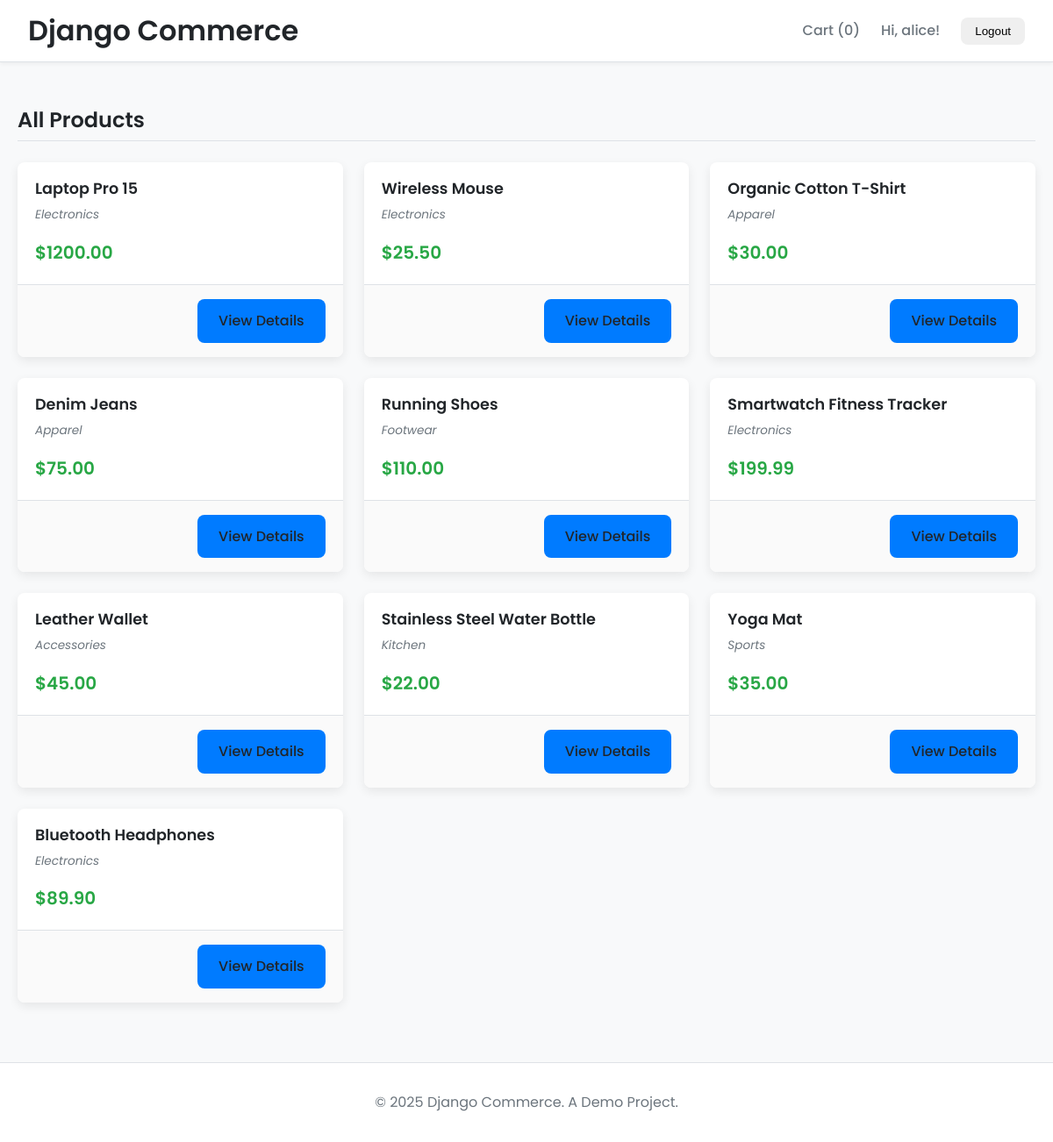
Page / (signed in) on the committed database.
### shop/models.py (models this page shows, shortened)
class Product(models.Model):
    name = models.CharField(max_length=200)
    category = models.CharField(max_length=100)
    price = models.DecimalField(max_digits=10, decimal_places=2)
    tags = models.ManyToManyField(Tag, related_name='products')
    description = models.TextField(blank=True, null=True)
    stock = models.PositiveIntegerField(default=10) # Using PositiveIntegerField for stock
    image = models.ImageField(upload_to='products/', blank=True, null=True)

### shop/views.py (the view)
# urls.py: path('', views.product_list, name='product_list'),
def product_list(request):
    products = Product.objects.all().prefetch_related('tags')
    user_recommendations = []
    if request.user.is_authenticated:
        user_recommendations = recommendations_for_user(request.user, k=4)
    return render(request, 'shop/product_list.html', {'products': products, 'user_recommendations': user_recommendations})

### shop/services.py (called while the page is built)
def cart_context(request):
    return {'cart': Cart(request)}

    def get_total_items(self):
        return sum(item['quantity'] for item in self.cart.values())

### shop/templates/shop/product_list.html (shortened to what this page needs)
{% extends "shop/base.html" %}
{% block content %}
    <h2>All Products</h2>
    <div class="product-grid">
        {% for product in products %}
            {% include "shop/partials/product_card.html" %}
        {% empty %}
        <p>No products available.</p>
        {% endfor %}
    </div>
{% endblock %}

### shop/templates/shop/base.html (shortened to what this page needs)
<!DOCTYPE html>
<html lang="en">
<head>
    {% load static %}
    <link rel="stylesheet" href="{% static 'shop/styles.css' %}">
</head>
<body>
    <header>
        <h1><a href="{% url 'shop:product_list' %}">Django Commerce</a></h1>
        <nav>
            <a href="{% url 'shop:cart_view' %}" class="nav-link">Cart (<span id="cart-count">{{ cart.get_total_items }}</span>)</a>
            {% if user.is_authenticated %}
                <span class="nav-link">Hi, {{ user.username }}!</span>
                <form action="{% url 'shop:logout' %}" method="post" style="display: inline;">
                    <button type="submit" class="btn btn-outline-secondary btn-sm">Logout</button>
                </form>
            {% else %}
                <a href="{% url 'shop:login' %}" class="btn btn-primary btn-sm">Login</a>
            {% endif %}
        </nav>
    </header>
    <main>
        <div class="container">
            {% block content %}
            {% endblock %}
        </div>
    </main>
    <footer>
        <p>&copy; {% now "Y" %} Django Commerce. A Demo Project.</p>
    </footer>
</body>
</html>

### shop/templates/shop/partials/product_card.html
<div class="product-card">
    <a href="{% url 'shop:product_detail' product.pk %}">
        <div class="card-content">
            <h3>{{ product.name }}</h3>
            <p class="category"><em>{{ product.category }}</em></p>
            <p class="price">${{ product.price }}</p>
        </div>
    </a>
    <div class="card-footer">
        <a href="{% url 'shop:product_detail' product.pk %}" class="btn btn-primary">View Details</a>
    </div>
</div>

### shop/static/shop/styles.css (style rules this page uses)
:root { --primary-color: #007bff; --primary-hover: #0056b3; --secondary-color: #6c757d; --success-color: #28a745; --danger-color: #dc3545; --background-color: #f8f9fa; --surface-color: #ffffff; --text-color: #212529; --text-muted: #6c757d; --border-color: #dee2e6; --font-family: 'Poppins', sans-serif; --border-radius: 8px; --box-shadow: 0 4px 12px rgba(0, 0, 0, 0.08); --transition-speed: 0.3s ease; }
*, *::before, *::after { box-sizing: border-box; margin: 0; padding: 0; }
html { height: 100%; }
body { display: flex; flex-direction: column; min-height: 100%; font-family: var(--font-family); background-color: var(--background-color); color: var(--text-color); line-height: 1.6; }
main { flex-grow: 1; }
.container { max-width: 1200px; margin: 0 auto; padding: 20px; width: 100%; }
.container { max-width: 1200px; margin: 0 auto; padding: 20px; }
h1, h2, h3 { font-weight: 600; line-height: 1.2; }
h2 { margin-bottom: 1.5rem; padding-bottom: 0.5rem; border-bottom: 1px solid var(--border-color); }
a { color: var(--primary-color); text-decoration: none; transition: color var(--transition-speed); }
header { display: flex; justify-content: space-between; align-items: center; padding: 1rem 2rem; background-color: var(--surface-color); border-bottom: 1px solid var(--border-color); margin-bottom: 2rem; box-shadow: 0 2px 4px rgba(0,0,0,0.05); }
header h1 a { color: var(--text-color); font-weight: 600; }
header nav { display: flex; align-items: center; gap: 1.5rem; }
header nav .nav-link, .logout-btn { font-weight: 500; color: var(--text-muted); transition: color var(--transition-speed); }
footer { text-align: center; padding: 2rem; margin-top: 3rem; background-color: var(--surface-color); border-top: 1px solid var(--border-color); color: var(--text-muted); }
.btn { display: inline-block; padding: 0.75rem 1.5rem; border: none; border-radius: var(--border-radius); cursor: pointer; font-weight: 500; text-align: center; transition: all var(--transition-speed); }
.btn-primary { background-color: var(--primary-color); color: #fff; }
.btn-sm { padding: 0.5rem 1rem; }
.product-grid, .recommendations-grid { display: grid; grid-template-columns: repeat(auto-fill, minmax(280px, 1fr)); gap: 1.5rem; }
.product-card { background: var(--surface-color); border-radius: var(--border-radius); box-shadow: var(--box-shadow); overflow: hidden; display: flex; flex-direction: column; transition: transform var(--transition-speed), box-shadow var(--transition-speed); }
.product-card a { color: inherit; }
.product-card .card-content { padding: 1.25rem; flex-grow: 1; }
.product-card h3 { margin: 0 0 0.5rem 0; font-size: 1.1rem; }
.product-card .category { font-size: 0.85rem; color: var(--text-muted); margin-bottom: 1rem; }
.product-card .price { font-weight: 600; font-size: 1.25rem; color: var(--success-color); }
.product-card .card-footer { padding: 1rem 1.25rem; border-top: 1px solid var(--border-color); background-color: #fafafa; display: flex; justify-content: flex-end; }

### rows in the picture
Product: name "Laptop Pro 15", category "Electronics", price "1200.00"
Product: name "Wireless Mouse", category "Electronics", price "25.50"
Product: name "Organic Cotton T-Shirt", category "Apparel", price "30.00"
Product: name "Denim Jeans", category "Apparel", price "75.00"
Product: name "Running Shoes", category "Footwear", price "110.00"
Product: name "Smartwatch Fitness Tracker", category "Electronics", price "199.99"
Product: name "Leather Wallet", category "Accessories", price "45.00"
Product: name "Stainless Steel Water Bottle", category "Kitchen", price "22.00"
Product: name "Yoga Mat", category "Sports", price "35.00"
Product: name "Bluetooth Headphones", category "Electronics", price "89.90"

### other values in the picture
{{ cart.get_total_items }} "0"
{{ user.username }} "alice"
